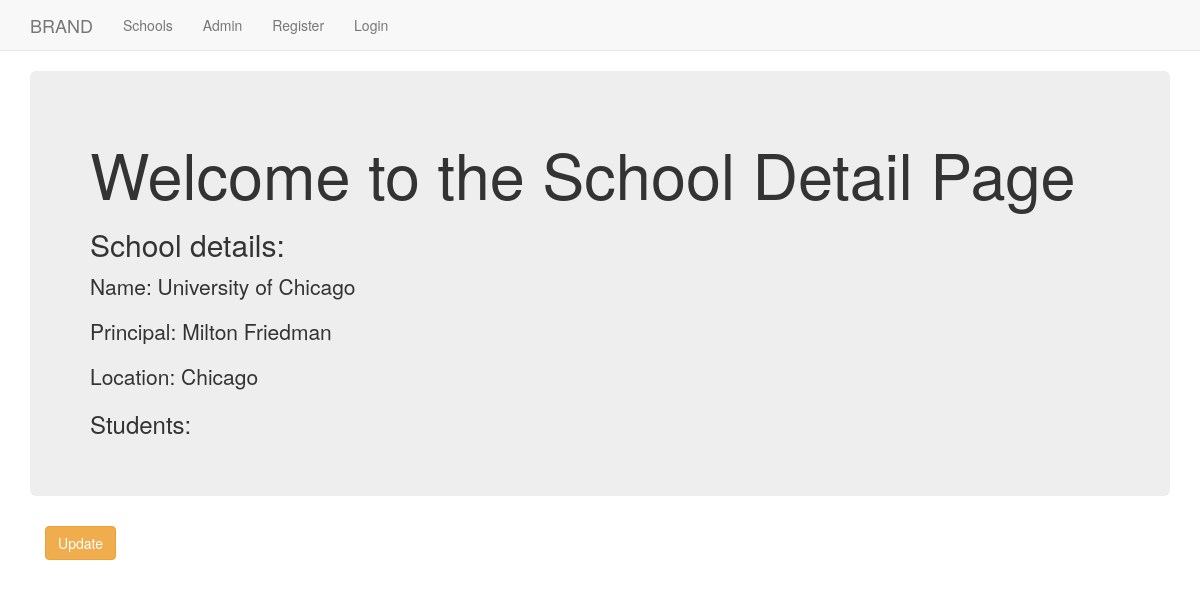
Page /first_app/3/ on the committed database.
### first_app/models.py (models this page shows, shortened)
class School(models.Model):
    name = models.CharField(max_length=256)
    principal = models.CharField(max_length=256)
    location = models.CharField(max_length=256)

### first_app/views.py (the view)
# urls.py: path('<int:pk>/', views.SchoolDetailView.as_view(), name='detail'),
class SchoolDetailView(DetailView):
    context_object_name = 'school_detail'
    model = models.School
    template_name = 'first_app/school_detail.html'

### first_app/templates/first_app/school_detail.html (shortened to what this page needs)
{% extends 'first_app/first_app_base.html' %}
{% block body_block %}
<div class="jumbotron">
    <h1>Welcome to the School Detail Page</h1>
    <h2>School details:</h2>
    <p>Name: {{school_detail.name}}</p>
    <p>Principal: {{school_detail.principal}}</p>
    <p>Location: {{school_detail.location}}</p>
    <h3>Students:</h3>
</div>
<div class="container">
    <p><a class="btn btn-warning" href="{% url 'first_app:update' pk=school_detail.pk %}">Update</a></p>
</div>
{% endblock %}

### rows in the picture
School: name "University of Chicago", principal "Milton Friedman", location "Chicago"
